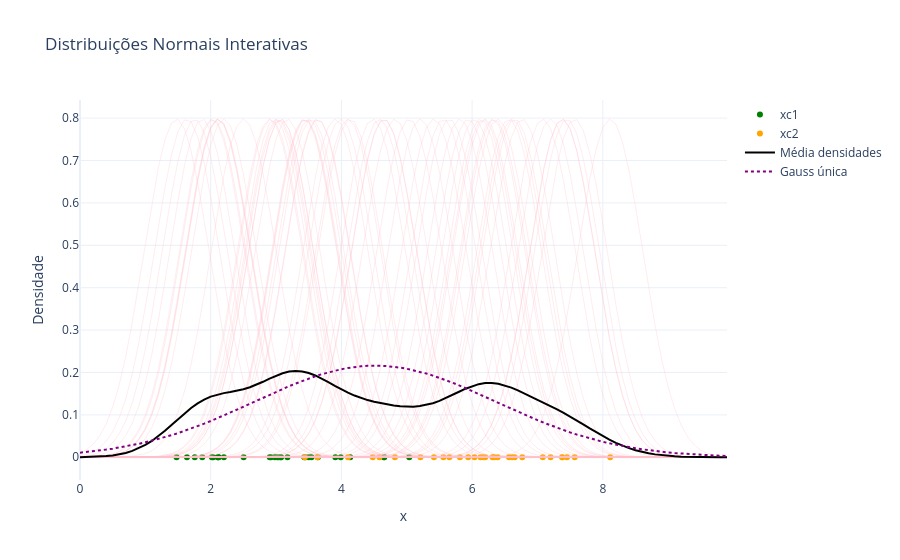

The notebook cell saved with this chart:
### Code cell
def fnormal1var(x, mu, sigma):
    return norm.pdf(x, mu, sigma)

N1 = 30
xc1 = np.random.normal(loc=3, scale=1, size=(N1, 1))
xc2 = np.random.normal(loc=6, scale=1, size=(N1, 1))

xrange = np.arange(0, 10, 0.1)
xall = np.vstack((xc1, xc2))
fall = np.zeros_like(xrange)

fig = go.Figure()

fig.add_trace(go.Scatter(
    x=xc1.flatten(), y=np.zeros_like(xc1).flatten(),
    mode='markers', name='xc1', marker=dict(color='green')
))

fig.add_trace(go.Scatter(
    x=xc2.flatten(), y=np.zeros_like(xc2).flatten(),
    mode='markers', name='xc2', marker=dict(color='orange')
))

for x in xall:
    yrange = fnormal1var(xrange, x, 0.5)
    fig.add_trace(go.Scatter(
        x=xrange, y=yrange,
        mode='lines', line=dict(color='pink', width=1),
        opacity=0.3, showlegend=False
    ))
    fall += yrange

fall = fall / (2 * N1)
fig.add_trace(go.Scatter(
    x=xrange, y=fall,
    mode='lines', line=dict(color='black', width=2),
    name='Média densidades'
))

mygauss = fnormal1var(xrange, np.mean(xall), np.std(xall))
fig.add_trace(go.Scatter(
    x=xrange, y=mygauss,
    mode='lines', line=dict(color='purple', width=2, dash='dot'),
    name='Gauss única'
))

fig.update_layout(
    title="Distribuições Normais Interativas",
    xaxis_title="x",
    yaxis_title="Densidade",
    template="plotly_white"
)

fig.show()
